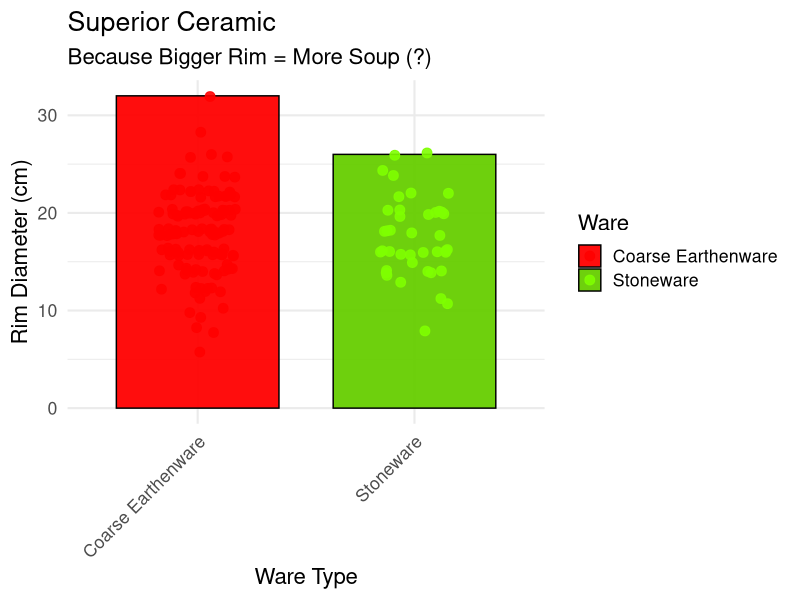
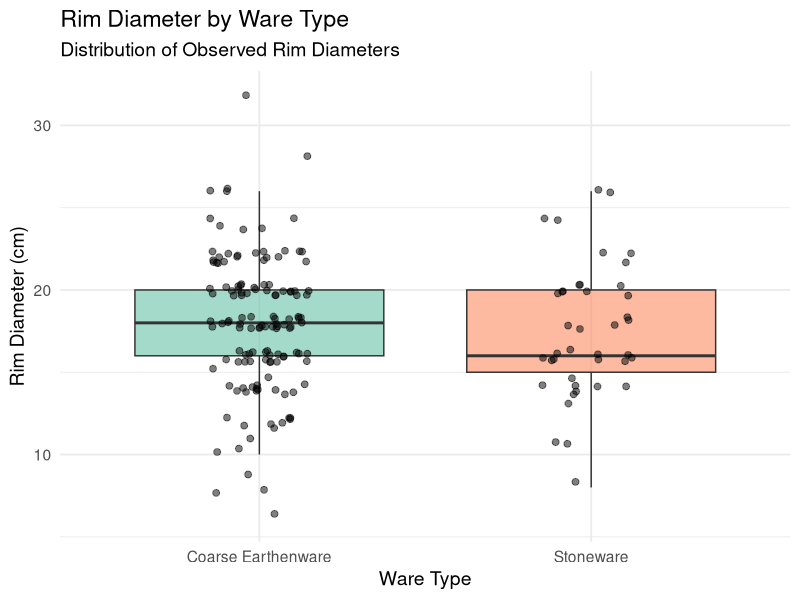

The R script that drew these images, in order:
#Week 7 Report

# Load libraries
library(tidyverse)
library(car)
library(readxl)

#Import dataset
ceramics <- read_excel("RimData.xlsx")

#Change categorical variables to factors
ceramics <- ceramics %>%
  mutate(
    Ware = as.factor(Ware),
    VesType = as.factor(VesType)
  )

#Bad graphic
ggplot(ceramics, aes(x = Ware, y = RimDiameter, fill = Ware)) +
  stat_summary(
    fun = max,
    geom = "bar",
    width = 0.75,
    alpha = 0.95,
    color = "black"
  ) +
  geom_jitter(
    aes(color = Ware),
    width = 0.18,
    size = 3,
    alpha = 0.9
  ) +
  labs(
    title = "Superior Ceramic",
    subtitle = "Because Bigger Rim = More Soup (?)",
    x = "Ware Type",
    y = "Rim Diameter (cm)"
  ) +
  
  scale_fill_manual(values = c(
    "Coarse Earthenware" = "red",
    "Stoneware" = "chartreuse3"
  )) +
  scale_color_manual(values = c(
    "Coarse Earthenware" = "red",
    "Stoneware" = "chartreuse1"
  )) +
  theme_minimal(base_size = 16) +
  theme(axis.text.x = element_text(angle = 45, hjust = 1))

#good graphic

ggplot(ceramics, aes(x = Ware, y = RimDiameter, fill = Ware)) +
  geom_boxplot(alpha = 0.6, outlier.shape = NA) +
  geom_jitter(width = 0.15, size = 2, alpha = 0.5, color = "black") +
  scale_fill_brewer(palette = "Set2") +
  labs(
    title = "Rim Diameter by Ware Type",
    subtitle = "Distribution of Observed Rim Diameters",
    x = "Ware Type",
    y = "Rim Diameter (cm)"
  ) +
  theme_minimal(base_size = 14) +
  theme(legend.position = "none")

#rim diameter by ware type

  #check normality and homogeneity
  by(ceramics$RimDiameter, ceramics$Ware, shapiro.test)
  car::leveneTest(RimDiameter ~ Ware, data = ceramics)

  #t-test
  t.test(RimDiameter ~ Ware, data = ceramics)

  #Ware by type
  
  #create table
  tab <- table(ceramics$Ware, ceramics$VesType)
  tab
  
  #chi- saquare
  chisq.test(tab)
  
  #AI disclaimer: Ai was used to partially write code and to help me figure it out some issues that came up with my own and why it was not working. 
  
